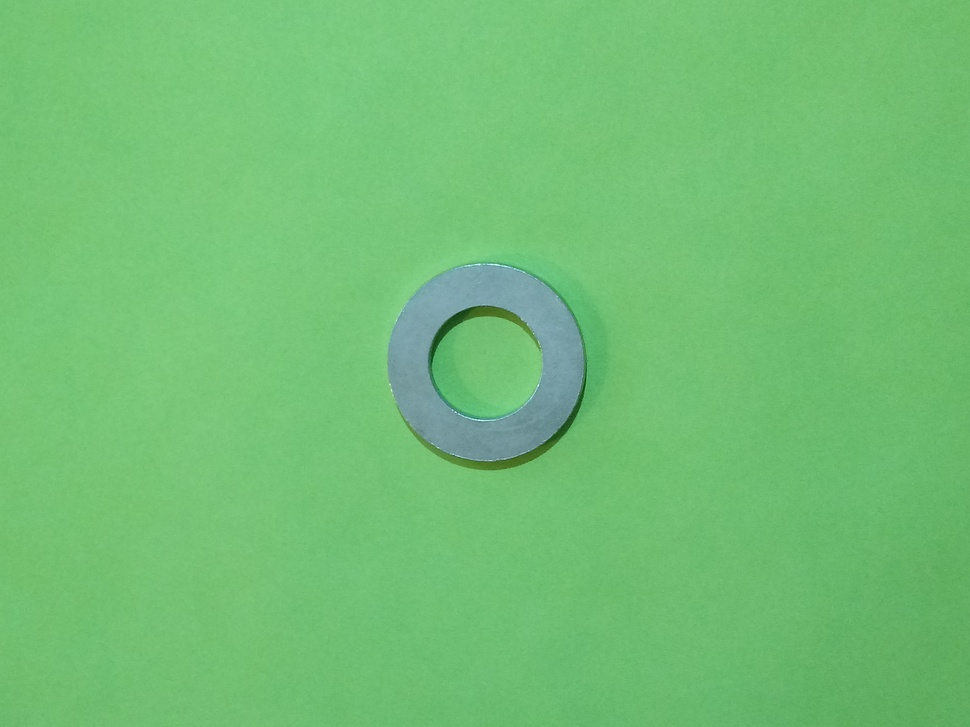
%> input picture dataset_13mp/arandela_01.jpg, 970 x 727 px, shrunk from 4160 x 3120 before the run
$ octave --eval "result = cargar_foto_a_identificar(imread('dataset_13mp/arandela_01.jpg'));"   (GNU Octave 9; MATLAB toolbox functions it lacks are replaced by stand-ins)
%> lines starting %> are read from the running program, lines starting %| are printed output that depends on the picture; in (x1, y1, x2, y2) boxes, pixels count from 0 and x2, y2 are one past the last pixel; in counts of white or black regions, pixels touching at a corner belong together; the program's own positions count from 1
function caracts_foto = cargar_foto_a_identificar(imagen)
%%%%%%%%%%%%%%%%%%%%%%%%%%%%%%%%%%%%%%%%%%%%%%%%%%%%%%%%%%%%%%%%%%%%%%%%%%
%%  cargar_foto_a_identificar                                            %
% Parametros de Entrada:                                                 %
%   imagen - foto de la pieza que se va a clasificar                     %
% Parametros de Salida:                                                  %
%   caracts_foto - array [2x1] con la excentricidad y el área de la fig  %
%%%%%%%%%%%%%%%%%%%%%%%%%%%%%%%%%%%%%%%%%%%%%%%%%%%%%%%%%%%%%%%%%%%%%%%%%%

    % Se extrae el canal verde de la foto para eliminar el fondo verdoso
    greenChannel= imagen(:,:,2);
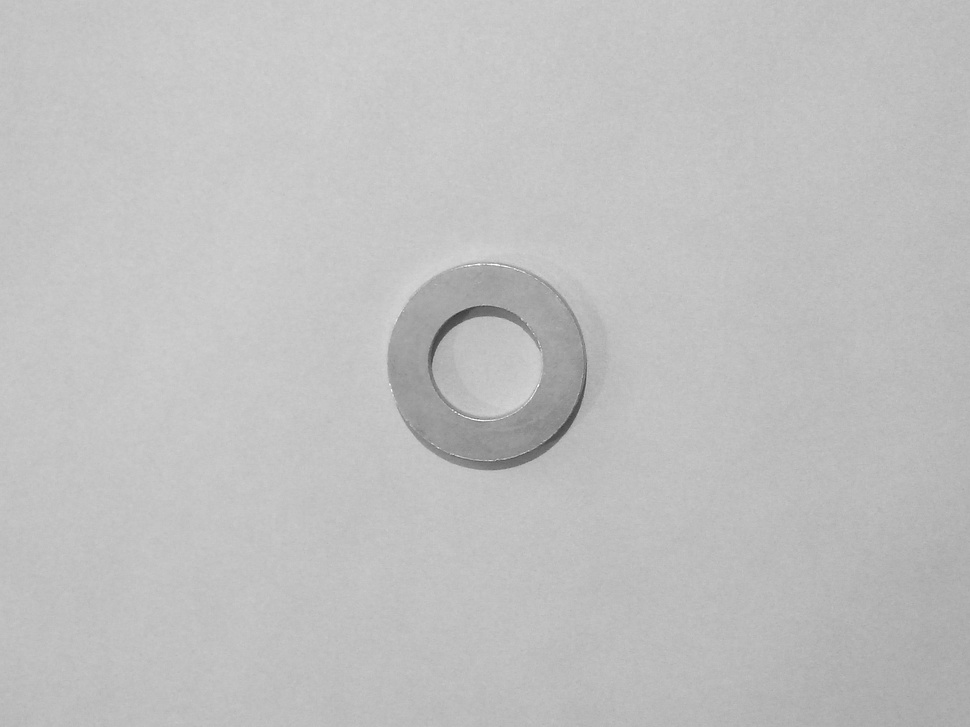
%> greenChannel: size 727x970 uint8; min 53, max 255, mean 191.6
    % Se muestra en la pantalla el canal verde de la imagen
    figure;
    imshow(greenChannel);
    title('Canal Verde');

    % Se rellenan las discontinuidades del negativo de la imagen
    lleno= imfill(imcomplement(greenChannel), 'holes');
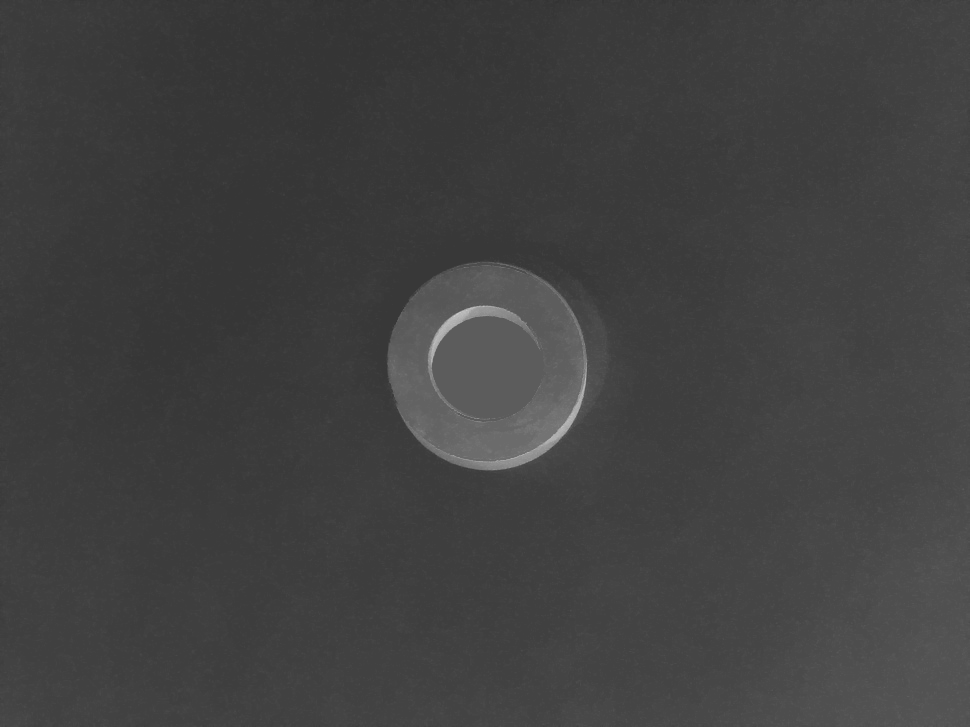
%> lleno: size 727x970 uint8; min 48, max 202, mean 64.5
    % Se muestra la figura del negativo de la imagen
    figure;
    imshow(lleno);
    title('Negativo sin huecos');

    % La imagen inversa se vuelve imagen binaria (monocromática)
    BW= imbinarize(lleno);
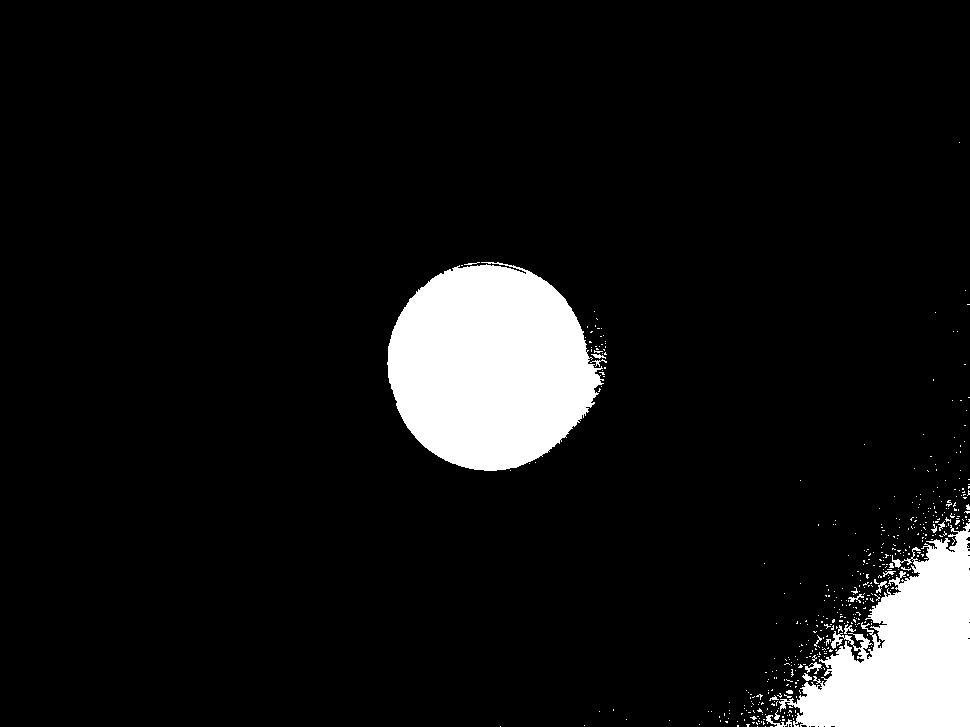
%> BW: size 727x970 logical; 8% white; 471 white regions (451 under 20 px), largest, box (x1, y1, x2, y2) and area: (387, 262, 604, 471) 33442, (779, 523, 970, 727) 21044, (766, 715, 792, 727) 106
    % Se muestra en la pantalla la imagen binaria
    figure;
    imshow(BW);
    title ('Imagen Monocromática');

    % Se extraen características de la foto
    cc= regionprops(BW, 'Eccentricity', 'Area');
%> cc = 471 regions; largest, Area and Eccentricity: 33442 0.244, 21044 0.794, 106 0.953, 82 0.84, 54 0.885
%> `result = cargar_foto_a_identificar(imread('dataset_13mp/arandela_01.jp..`: result = [0.244; 33442]
    % Mide la excentricidad de la forma circular y se
    % guarda en el array con las características extraídas
    caracts_foto(1,1)= cc.Eccentricity;
    % Se calcula el área de la región y se registra dicha característica
    caracts_foto(2,1)= cc.Area;

end
